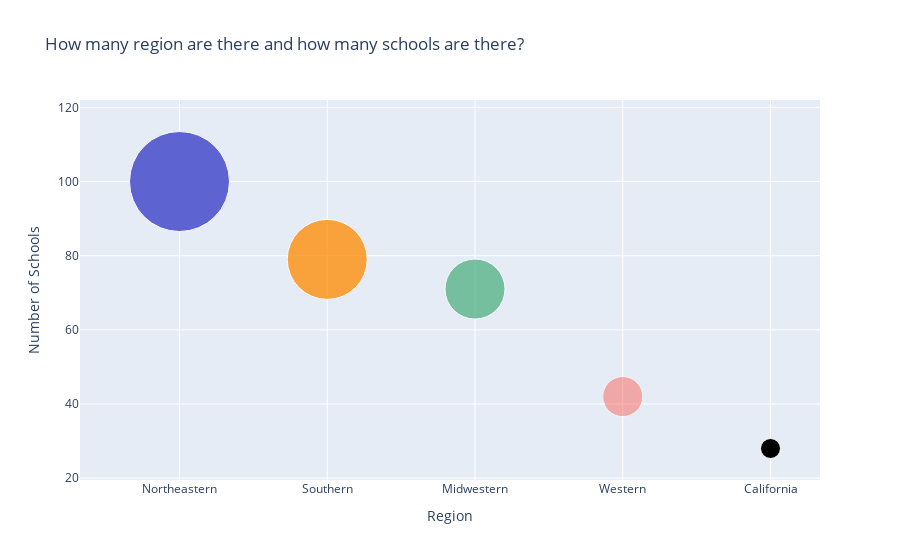

Source (notebook cell):
### Markdown cell above
### Visualization <a id="22"></a>
<mark>[Return Contents](#0)
<hr>
    
### Region & School Visualization <a id="23"></a>

Let's the visualization.

### Code cell
# Bubble Charts
trace0 = go.Scatter(
    x=salary_region_df.region.value_counts().index,
    y=salary_region_df.region.value_counts().values,
    mode='markers',
    marker=dict(
        color=['rgb(93, 100, 210)', 'rgb(255, 144, 14)',
               'rgb(44, 160, 101)', 'rgb(255, 65, 54)'],
        opacity=[1, 0.8, 0.6, 0.4],
        size=[100, 80, 60, 40,20],
    )
)
layout = {"title": "How many region are there and how many schools are there?", 
          "xaxis": {"title": "Region", }, 
          "yaxis": {"title": "Number of Schools"}}
data = [trace0]
fig = go.Figure(data=data, layout=layout)
iplot(fig)

### Figure 1 — Plotly figure (JSON) as saved in the notebook; plotly's stock layout.template omitted (floating-point values rounded to 4 significant figures)
{"data": [{"marker": {"color": ["rgb(93, 100, 210)", "rgb(255, 144, 14)", "rgb(44, 160, 101)", "rgb(255, 65, 54)"], "opacity": [1, 0.8, 0.6, 0.4], "size": [100, 80, 60, 40, 20]}, "mode": "markers", "type": "scatter", "x": ["Northeastern", "Southern", "Midwestern", "Western", "California"], "y": [100, 79, 71, 42, 28]}], "layout": {"title": {"text": "How many region are there and how many schools are there?"}, "xaxis": {"title": {"text": "Region"}}, "yaxis": {"title": {"text": "Number of Schools"}}}}
